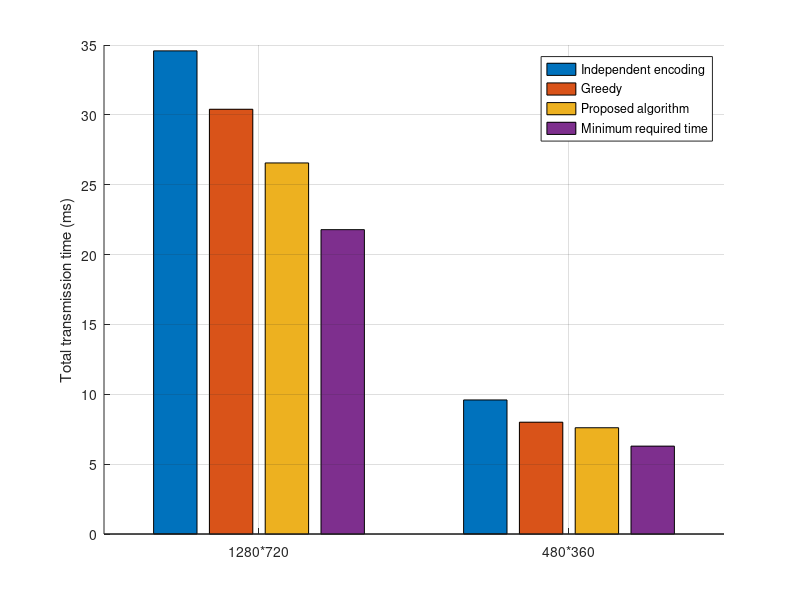

Source code (MATLAB):
clear;
close all;
name = { '1280*720' ; '480*360' };
x = [1,2];
%y = [34.5805 30.4015 27.5192 26.5583 21.7841 ; 9.59499 8.00277 7.5858 7.60582 6.28986];
y = [34.5805 30.4015 26.5583 21.7841 ; 9.59499 8.00277 7.60582 6.28986];
bar(x,y)
ylabel(gca,'Total transmission time (ms)');
set(gca,'xticklabel',name);
set(gca,'Box','off');
axesPosition = get(gca,'Position');
%legend('Independent encoding','Greedy','MLP','Proposed algorithm','Minimum required time')
legend('Independent encoding','Greedy','Proposed algorithm','Minimum required time')
grid on;